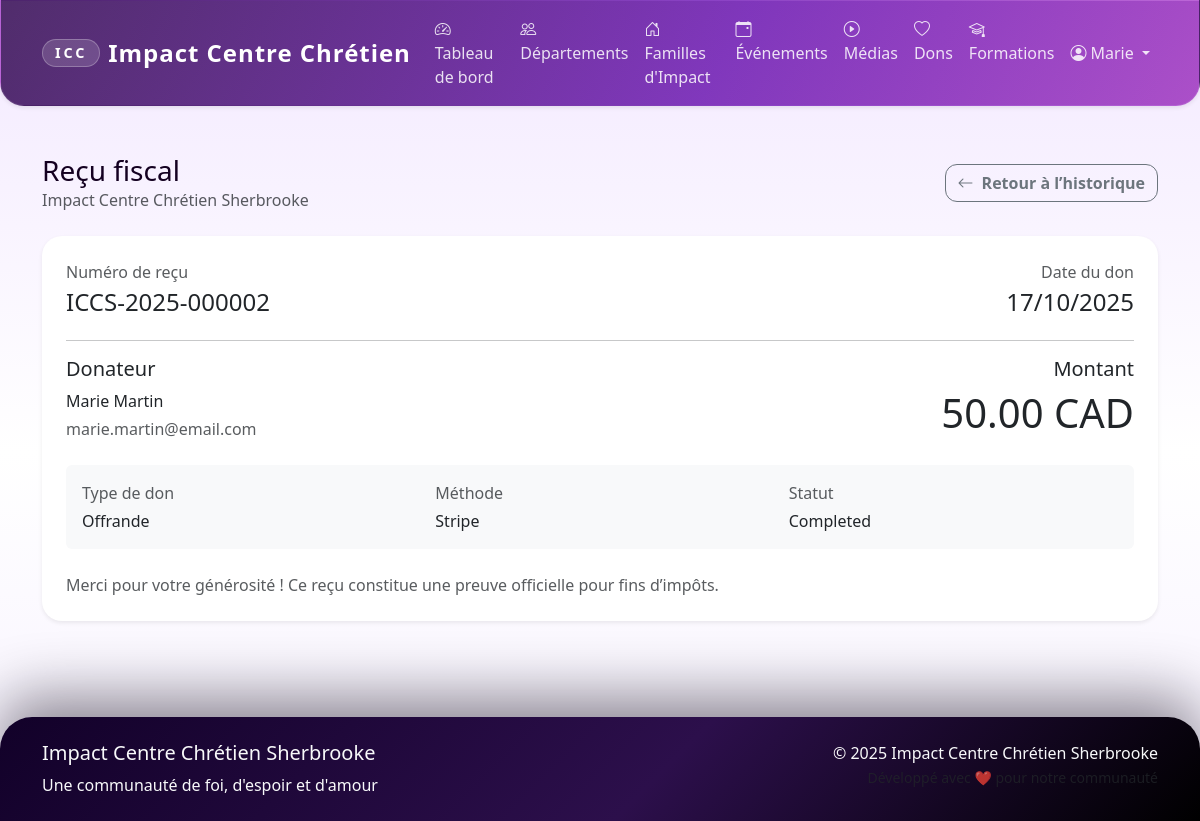
Screenshot of /donations/receipt/2 (signed in) with the database file from the repository.
### app/models/user.py (models this page shows, shortened)
class User(UserMixin, db.Model):
    __tablename__ = 'users'
    id = db.Column(db.Integer, primary_key=True)
    email = db.Column(db.String(120), unique=True, nullable=False, index=True)
    password_hash = db.Column(db.String(255), nullable=False)
    first_name = db.Column(db.String(50), nullable=False)
    last_name = db.Column(db.String(50), nullable=False)
    phone = db.Column(db.String(20))
    address = db.Column(db.Text)
    birth_date = db.Column(db.Date)
    gender = db.Column(db.String(10))  # 'M', 'F', 'Autre'
    marital_status = db.Column(db.String(20))  # 'Célibataire', 'Marié(e)', 'Divorcé(e)', 'Veuf/Veuve'
    membership_status = db.Column(db.String(20), default='Nouveau')  # 'Nouveau', 'En formation', 'Baptisé', 'Membre officiel'
    church_role = db.Column(db.String(100))  # 'Choriste', 'Intercesseur', etc.
    role = db.Column(db.String(20), default='Membre')  # 'Admin', 'Responsable Département', 'Responsable Famille', 'Membre'
    is_active = db.Column(db.Boolean, default=True)
    created_at = db.Column(db.DateTime, default=datetime.utcnow)
    updated_at = db.Column(db.DateTime, default=datetime.utcnow, onupdate=datetime.utcnow)
    department_memberships = db.relationship('DepartmentMember', back_populates='user', cascade='all, delete-orphan')
    family_memberships = db.relationship('FamilyMember', back_populates='user', cascade='all, delete-orphan')
    event_participations = db.relationship('EventParticipant', back_populates='user', cascade='all, delete-orphan')
    donations = db.relationship('Donation', back_populates='user', cascade='all, delete-orphan')
    @property
    def full_name(self):
        return f"{self.first_name} {self.last_name}"
    def is_admin(self):
        return self.role == 'Admin'

### app/models/donation.py (models this page shows, shortened)
class Donation(db.Model):
    __tablename__ = 'donations'
    id = db.Column(db.Integer, primary_key=True)
    user_id = db.Column(db.Integer, db.ForeignKey('users.id'), nullable=False)
    amount = db.Column(Numeric(10, 2), nullable=False)
    currency = db.Column(db.String(3), default='CAD')
    donation_type = db.Column(db.String(50), default='Dîme')  # 'Dîme', 'Offrande', 'Mission', 'Construction', 'Autre'
    purpose = db.Column(db.String(200))  # Description spécifique du don
    payment_method = db.Column(db.String(50))  # 'Stripe', 'PayPal', 'Cash', 'Check'
    payment_id = db.Column(db.String(100))  # ID de transaction externe
    payment_status = db.Column(db.String(20), default='Pending')  # 'Pending', 'Completed', 'Failed', 'Refunded'
    receipt_number = db.Column(db.String(50), unique=True)
    is_tax_deductible = db.Column(db.Boolean, default=True)
    receipt_sent = db.Column(db.Boolean, default=False)
    receipt_sent_at = db.Column(db.DateTime)
    donation_date = db.Column(db.DateTime, default=datetime.utcnow)
    processed_at = db.Column(db.DateTime)
    notes = db.Column(db.Text)
    is_anonymous = db.Column(db.Boolean, default=False)
    created_at = db.Column(db.DateTime, default=datetime.utcnow)
    updated_at = db.Column(db.DateTime, default=datetime.utcnow, onupdate=datetime.utcnow)
    user = db.relationship('User', back_populates='donations')
    @property
    def formatted_amount(self):
        return f"{self.amount:.2f} {self.currency}"

### app/routes/donations.py (the view)
@donations_bp.route('/receipt/<int:donation_id>')
@login_required
def receipt(donation_id):
    donation = Donation.query.filter_by(
        id=donation_id,
        user_id=current_user.id
    ).first_or_404()
    if donation.payment_status != 'Completed':
        flash('Le reçu n\'est disponible que pour les dons complétés.', 'error')
        return redirect(url_for('donations.history'))
    return render_template('donations/receipt.html', donation=donation)

### app/templates/donations/receipt.html (shortened to what this page needs)
{% extends "base.html" %}
{% block content %}
<div class="container py-4">
    <div class="d-flex justify-content-between align-items-center mb-4">
        <div>
            <h1 class="h3 mb-0">Reçu fiscal</h1>
            <p class="text-muted mb-0">Impact Centre Chrétien Sherbrooke</p>
        </div>
        <a href="{{ url_for('donations.history') }}" class="btn btn-outline-secondary">
            <i class="bi bi-arrow-left me-2"></i>Retour à l’historique
        </a>
    </div>
    <div class="card border-0 shadow-sm">
        <div class="card-body p-4">
            <div class="d-flex justify-content-between mb-4">
                <div>
                    <p class="text-muted mb-1">Numéro de reçu</p>
                    <h2 class="h4 mb-0">{{ donation.receipt_number }}</h2>
                </div>
                <div class="text-end">
                    <p class="text-muted mb-1">Date du don</p>
                    <h2 class="h4 mb-0">{{ donation.donation_date.strftime('%d/%m/%Y') if donation.donation_date else '-' }}</h2>
                </div>
            </div>
            <hr>
            <div class="row mb-4">
                <div class="col-md-6">
                    <h5>Donateur</h5>
                    <p class="mb-1">{{ donation.user.full_name }}</p>
                    <p class="text-muted mb-0">{{ donation.user.email }}</p>
                </div>
                <div class="col-md-6 text-md-end">
                    <h5>Montant</h5>
                    <p class="display-6 mb-0">{{ donation.formatted_amount }}</p>
                </div>
            </div>
            <div class="bg-light rounded p-3 mb-4">
                <div class="row">
                    <div class="col-md-4">
                        <p class="text-muted mb-1">Type de don</p>
                        <p class="mb-0">{{ donation.donation_type }}</p>
                    </div>
                    <div class="col-md-4">
                        <p class="text-muted mb-1">Méthode</p>
                        <p class="mb-0">{{ donation.payment_method or 'N/A' }}</p>
                    </div>
                    <div class="col-md-4">
                        <p class="text-muted mb-1">Statut</p>
                        <p class="mb-0">{{ donation.payment_status }}</p>
                    </div>
                </div>
            </div>
            <p class="text-muted mb-0">
                Merci pour votre générosité ! Ce reçu constitue une preuve officielle pour fins d’impôts.
            </p>
        </div>
    </div>
</div>
{% endblock %}

### app/templates/base.html (shortened to what this page needs)
<!DOCTYPE html>
<html lang="fr">
<head>
    <link href="https://cdn.jsdelivr.net/npm/bootstrap@5.3.2/dist/css/bootstrap.min.css" rel="stylesheet">
    <link href="https://cdn.jsdelivr.net/npm/bootstrap-icons@1.11.1/font/bootstrap-icons.css" rel="stylesheet">
    <link href="{{ url_for('static', filename='css/style.css') }}" rel="stylesheet">
</head>
<body>
    <nav class="navbar navbar-expand-lg navbar-dark icc-navbar shadow-sm">
        <div class="container">
            <a class="navbar-brand fw-bold d-flex align-items-center" href="{{ url_for('main.index') }}">
                <span class="brand-mark me-2">ICC</span>
                Impact Centre Chrétien
            </a>
            <div class="collapse navbar-collapse" id="navbarNav">
                <ul class="navbar-nav me-auto">
                    {% if current_user.is_authenticated %}
                        <li class="nav-item">
                            <a class="nav-link" href="{{ url_for('main.dashboard') }}">
                                <i class="bi bi-speedometer2 me-1"></i>Tableau de bord
                            </a>
                        </li>
                        <li class="nav-item">
                            <a class="nav-link" href="{{ url_for('departments.list') }}">
                                <i class="bi bi-people me-1"></i>Départements
                            </a>
                        </li>
                        <li class="nav-item">
                            <a class="nav-link" href="{{ url_for('families.list') }}">
                                <i class="bi bi-house-door me-1"></i>Familles d'Impact
                            </a>
                        </li>
                        <li class="nav-item">
                            <a class="nav-link" href="{{ url_for('events.list') }}">
                                <i class="bi bi-calendar-event me-1"></i>Événements
                            </a>
                        </li>
                        <li class="nav-item">
                            <a class="nav-link" href="{{ url_for('media.list') }}">
                                <i class="bi bi-play-circle me-1"></i>Médias
                            </a>
                        </li>
                        <li class="nav-item">
                            <a class="nav-link" href="{{ url_for('donations.donate') }}">
                                <i class="bi bi-heart me-1"></i>Dons
                            </a>
                        </li>
                        <li class="nav-item">
                            <a class="nav-link" href="{{ url_for('main.formations') }}">
                                <i class="bi bi-mortarboard me-1"></i>Formations
                            </a>
                        </li>
                    {% endif %}
                </ul>
                <ul class="navbar-nav">
                    {% if current_user.is_authenticated %}
                        <li class="nav-item dropdown">
                            <a class="nav-link dropdown-toggle" href="#" role="button" data-bs-toggle="dropdown">
                                <i class="bi bi-person-circle me-1"></i>{{ current_user.first_name }}
                            </a>
                        </li>
                    {% endif %}
                </ul>
            </div>
        </div>
    </nav>
    <main class="container-fluid py-4">
        {% block content %}{% endblock %}
    </main>
    <footer class="icc-footer text-light py-4 mt-5">
        <div class="container">
            <div class="row">
                <div class="col-md-6">
                    <h5>Impact Centre Chrétien Sherbrooke</h5>
                    <p class="mb-0">Une communauté de foi, d'espoir et d'amour</p>
                </div>
                <div class="col-md-6 text-md-end">
                    <p class="mb-0">&copy; {{ current_year() }} Impact Centre Chrétien Sherbrooke</p>
                    <small class="text-muted">Développé avec ❤️ pour notre communauté</small>
                </div>
            </div>
        </div>
    </footer>
</body>
</html>

### app/static/css/style.css (style rules this page uses)
:root { --primary-color: #4b0f6a; --secondary-color: #7c2cbd; --success-color: #00c2c7; --warning-color: #ffc857; --danger-color: #ff5f7e; --info-color: #8ad8ff; --light-color: #f7efff; --dark-color: #140021; --brand-gradient: linear-gradient(120deg, #320852, #7c2cbd 60%, #b454d2); --brand-gold: #ffc857; --brand-teal: #00c2c7; --brand-berry: #ff5f7e; --brand-midnight: #080010; --brand-soft: #f3e9ff; --glass-border: rgba(255, 255, 255, 0.35); --surface-shadow: 0 25px 60px rgba(26, 9, 45, 0.15); --bs-primary: var(--primary-color); --bs-secondary: var(--secondary-color); --bs-success: var(--success-color); --bs-info: var(--info-color); --bs-warning: var(--warning-color); --bs-danger: var(--danger-color); --bs-light: var(--light-color); --bs-dark: var(--dark-color); }
body { font-family: 'Segoe UI', Tahoma, Geneva, Verdana, sans-serif; background: linear-gradient(180deg, var(--brand-soft) 0%, #ffffff 55%, #f7f2ff 100%); color: var(--dark-color); min-height: 100vh; }
.icc-navbar { background: radial-gradient(circle at top left, rgba(255, 255, 255, 0.15), rgba(9, 2, 25, 0.05)) no-repeat, var(--brand-gradient); border: 1px solid rgba(255, 255, 255, 0.1); border-radius: 0 0 1.5rem 1.5rem; backdrop-filter: blur(6px); }
.icc-navbar .nav-link { font-weight: 500; color: rgba(255, 255, 255, 0.85); transition: color 0.2s ease; }
.navbar-brand { font-size: 1.5rem; letter-spacing: 0.04em; }
.brand-mark { display: inline-flex; align-items: center; justify-content: center; padding: 0.15rem 0.75rem; border-radius: 999px; background: rgba(255, 255, 255, 0.15); border: 1px solid rgba(255, 255, 255, 0.25); font-size: 0.9rem; letter-spacing: 0.2em; }
.btn { border-radius: 0.75rem; font-weight: 600; }
.card { border: 1px solid rgba(20, 0, 33, 0.06); border-radius: 1.25rem; box-shadow: 0 20px 50px rgba(15, 6, 26, 0.08); transition: transform 0.2s ease, box-shadow 0.2s ease; background-color: #fff; }
.icc-footer { background: linear-gradient(135deg, #120129, #2c0f4b 55%, #000); border-radius: 2rem 2rem 0 0; box-shadow: 0 -20px 60px rgba(8, 0, 16, 0.45); }

### rows the page displays
User: first_name "Marie", user.full_name "Marie Martin", user.email "marie.martin@email.com"
Donation: receipt_number "ICCS-2025-000002", donation_date "17/10/2025", formatted_amount "50.00 CAD", donation_type "Offrande", payment_method "Stripe", payment_status "Completed"

### other values shown
{{ current_year() }} "2025"
